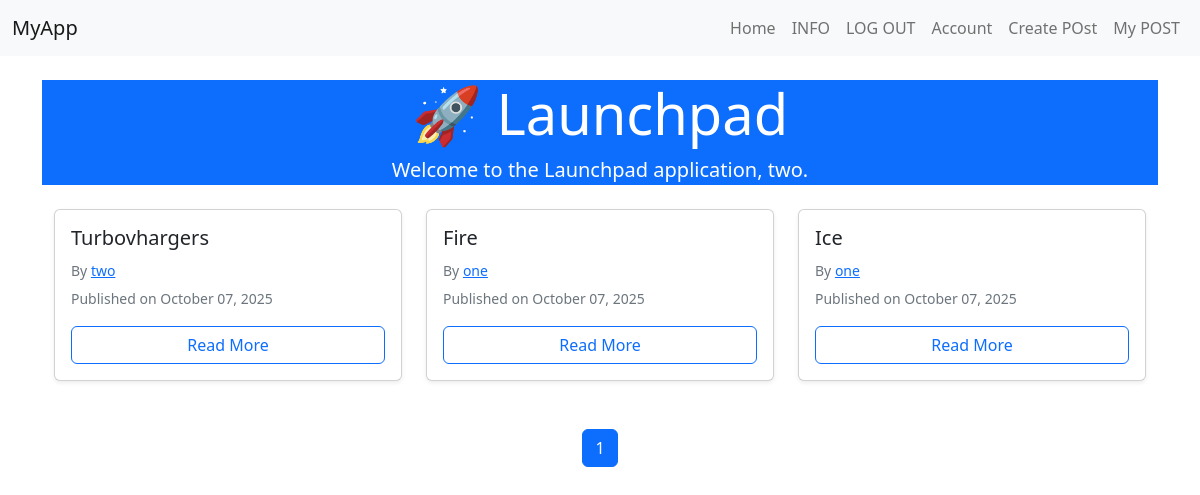
Screenshot of / (signed in) with the database file from the repository.
### carForum/models.py (models this page shows, shortened)
class Users(db.Model,UserMixin):
    __tablename__='users'
    id=db.Column(db.Integer,primary_key=True)
    profile_image=db.Column(db.String(64),nullable=False,default='default_profile.png')
    email=db.Column(db.String(64),unique=True,index=True)
    username=db.Column(db.String(20),unique=True,index=True)
    password_hash=db.Column(db.String(64))
    posts=db.relationship('BlogPost',backref='author',lazy=True)

class BlogPost(db.Model):
    users=db.relationship(Users)
    id=db.Column(db.Integer,primary_key=True)
    user_id=db.Column(db.Integer,db.ForeignKey('users.id'),nullable=False)
    date=db.Column(db.DateTime,nullable=False,default=lambda: datetime.now(timezone.utc))
    title=db.Column(db.String(128),nullable=False)
    text=db.Column(db.Text,nullable=False)

### carForum/core/views.py (the view)
@core.route('/')
def index():
    page=request.args.get('page',1,type=int)
    blog_posts=BlogPost.query.order_by(BlogPost.date.desc()).paginate(page=page,per_page=5)
    return render_template('index.html',blog_posts=blog_posts)

### carForum/models.py (called while the page is built)
@login_manager.user_loader
def load_user(user_id):
    return Users.query.get(user_id)

### carForum/templates/index.html
{% extends "base.html" %}
{% block content %}
<div class="jumbotron jumbotron-fluid bg-primary text-white mb-4">
  <div class="container text-center ">
    <h1 class="display-4">🚀 Launchpad</h1>
    <p class="lead">Welcome to the Launchpad application, <strong>{{ current_user.username }}</strong>.</p>
  </div>
</div>
<div class="container">
  <div class="row">
    {% for post in blog_posts.items %}
    <div class="col-md-4 mb-4">
      <div class="card shadow-sm h-100">
        <div class="card-body d-flex flex-column">
          <h5 class="card-title">
            <a href="{{ url_for('blog_posts.blog_post', blog_post_id=post.id) }}" class="text-dark text-decoration-none">
              {{ post.title }}
            </a>
          </h5>
          <p class="card-text mb-1">
            <small class="text-muted">By
              <a href="{{ url_for('users.user_posts', username=post.author.username) }}" class="text-primary">
                {{ post.author.username }}
              </a>
            </small>
          </p>
          <p class="card-text">
            <small class="text-muted">Published on {{ post.date.strftime('%B %d, %Y') }}</small>
          </p>
          <a href="{{ url_for('blog_posts.blog_post', blog_post_id=post.id) }}" class="btn btn-outline-primary mt-auto">Read More</a>
        </div>
      </div>
    </div>
    {% endfor %}
  </div>
</div>
<nav aria-label="Page navigation">
  <ul class="pagination justify-content-center mt-4">
    {% for page_num in blog_posts.iter_pages(left_edge=1, right_edge=1, left_current=1, right_current=2) %}
      {% if blog_posts.page == page_num %}
        <li class="page-item active">
          <span class="page-link">{{ page_num }}</span>
        </li>
      {% else %}
        <li class="page-item">
          <a class="page-link" href="{{ url_for('core.index', page=page_num) }}">{{ page_num }}</a>
        </li>
      {% endif %}
    {% endfor %}
  </ul>
</nav>
{% endblock %}

### rows the page displays
Users: username "two"
BlogPost: title "Turbovhargers", author.username "two", date "October 07, 2025"
BlogPost: title "Fire", author.username "one", date "October 07, 2025"
BlogPost: title "Ice", author.username "one", date "October 07, 2025"

### other values shown
{{ page_num }} "1"
